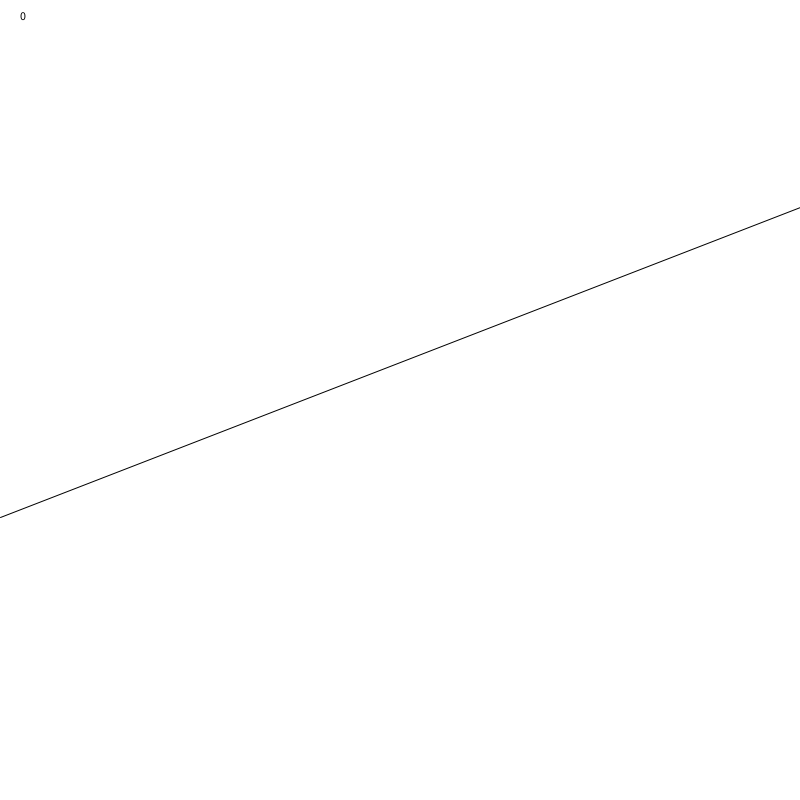
Frame 1 (no input)
Frame 60 (the mouse pressed at the canvas centre just before this capture): identical to frame 1, image omitted
Frame 120 (the mouse held since frame 60 and released just before this capture): identical to frame 1, image omitted

The Processing sketch that drew this single still picture (run headless with seeded random() and noise(); from frame 60 on, the mouse is pressed at the canvas centre):

// Processing sketch: lineIntersect01
// ── lineIntersect01.pde
PVector p1;
PVector p2;
float m;
float b;
int s;
int area = 10;
boolean isOver;
void setup() {
  size(800, 800);
  p1 = new PVector(0, random(height));
  p2 = new PVector(width, random(height));
  PVector sub = PVector.sub(p2, p1);
  // y = mx + b
  m = sub.y / sub.x;
  b = p1.y - m * p1.x;
  s = 0;
  isOver = false;
  cursor(CROSS);
}

void draw() {
  background(255);
  stroke(0);
  fill(0);
  text(str(s), 20, 20);
  line(p1.x, p1.y, p2.x, p2.y);
  fill(255);
  detectIntersect(mouseX, mouseY, area);
}

void detectIntersect(float x, float y, float area){
  if ((y > (m * x + b - area)) && (y < (m * x + b + area))) {
    noStroke();
    fill(255, 0, 0);
    ellipse(x, y, 20, 20);
    print ("Hello!");
    if (isOver == false) {
        s +=1;
        isOver = true;
      }
  }else{
    isOver = false;
  }
}
